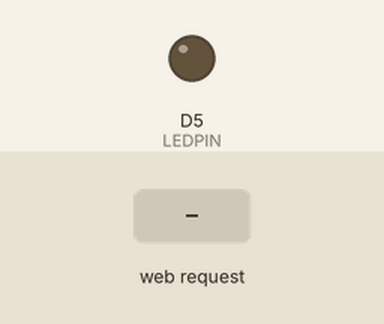
Bench run of a sketch on a simulated ESP8266 (NodeMCU). Parts: output pins drawn as LEDs (lit = HIGH). The test bench sets the inputs (shaded band). WiFi joins after 1.5 s; servers stay silent unless stated; what the sketch prints to the serial monitor is not drawn.

Above: at 3.2 s.
3.3 s: HTTP request GET /toggleLED received
At 3.7 s:
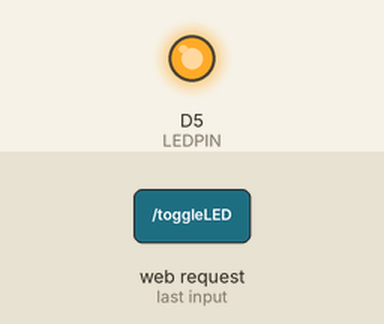
Timing chart, 0 to 6.3 s (numbered marks = the images above; inputs shaded):
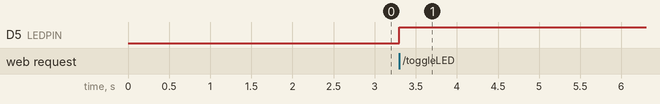

Measured:
- after the input at 3.3 s, D5 (LEDPIN): LOW → HIGH at once

The sketch:

sketch_feb27a.ino
```cpp
#include <ESP8266WiFi.h>
#include <ESP8266WebServer.h>
//  Program That Switch An LED With A button from a web page
ESP8266WebServer server(80);

  int8_t LEDPIN = D5;
  bool LEDSTATUS= LOW;
  const char* ssid = "N1";
  const char* password = "DON'TDOIT";

String prepareHTML(){
  String html = "<!DOCTYPE html>"
                "<html>"
                "<head>"
                 "<title>Toggle LED</title>"
                "</head>"
                "<body>"
                "<a href='/toggleLED'><button>Toggle LED</button></a>"
                "</body>"
                "</html>";

  return html;

  }
void handleRoot() {
  server.send(200, "text/html", prepareHTML()); // Send a simple response
}

void switchLED(){
   LEDSTATUS = !LEDSTATUS;
   digitalWrite(LEDPIN, LEDSTATUS);
   server.send(200, "text/html", prepareHTML());
}
void setup() {

  pinMode(LEDPIN, OUTPUT);
  // put your setup code here, to run once:
  Serial.begin(9600);

  WiFi.begin(ssid, password);

  Serial.print("Connecting To ");

  Serial.print(ssid);

  while(WiFi.status() != WL_CONNECTED){
       Serial.print(".");
       delay(1000);

  }

  Serial.println("Connected");
  Serial.println(WiFi.localIP());
  server.on("/", handleRoot);
  server.on("/toggleLED", switchLED);


  server.begin();
  Serial.println("Server Started");
  }

bool isWifiConnected(){
  return WiFi.status() == WL_CONNECTED;
}


void loop() {
server.handleClient();


}
```
